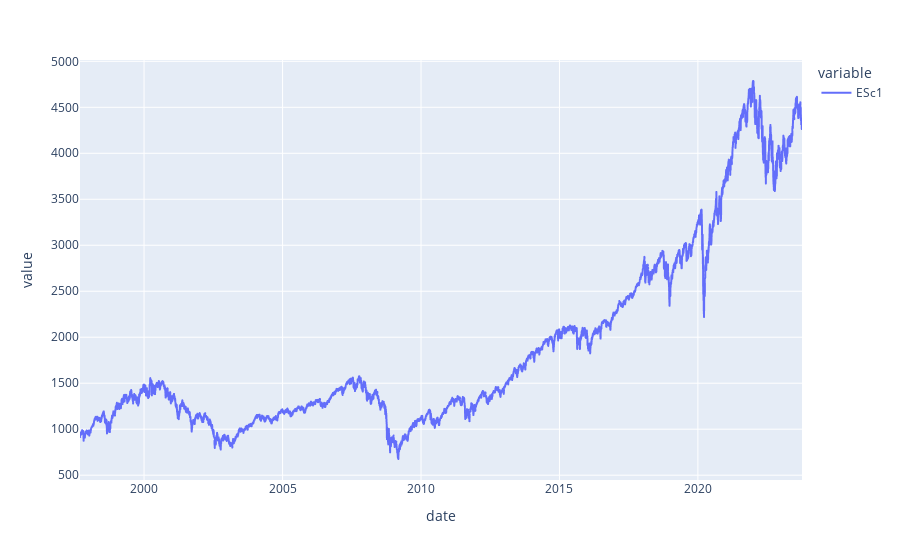

The code cell stored with this chart in its notebook:
### Code cell
prices.columns.name = trading_instrument
px.line(prices[f'{trading_instrument}'])

### Figure 1 — Plotly figure (JSON) as saved in the notebook; plotly's stock layout.template omitted (floating-point values rounded to 4 significant figures; data arrays with more than 128 entries replaced by an {"elided": "..."} marker saying what was removed)
{"data": [{"hovertemplate": "variable=ESc1<br>date=%{x}<br>value=%{y}<extra></extra>", "legendgroup": "ESc1", "line": {"color": "#636efa", "dash": "solid"}, "marker": {"symbol": "circle"}, "mode": "lines", "name": "ESc1", "showlegend": true, "type": "scattergl", "x": {"elided": "6600 str values"}, "xaxis": "x", "y": {"elided": "6600 float values"}, "yaxis": "y"}], "layout": {"legend": {"title": {"text": "variable"}, "tracegroupgap": 0}, "margin": {"t": 60}, "xaxis": {"anchor": "y", "domain": [0, 1], "title": {"text": "date"}}, "yaxis": {"anchor": "x", "domain": [0, 1], "title": {"text": "value"}}}}
